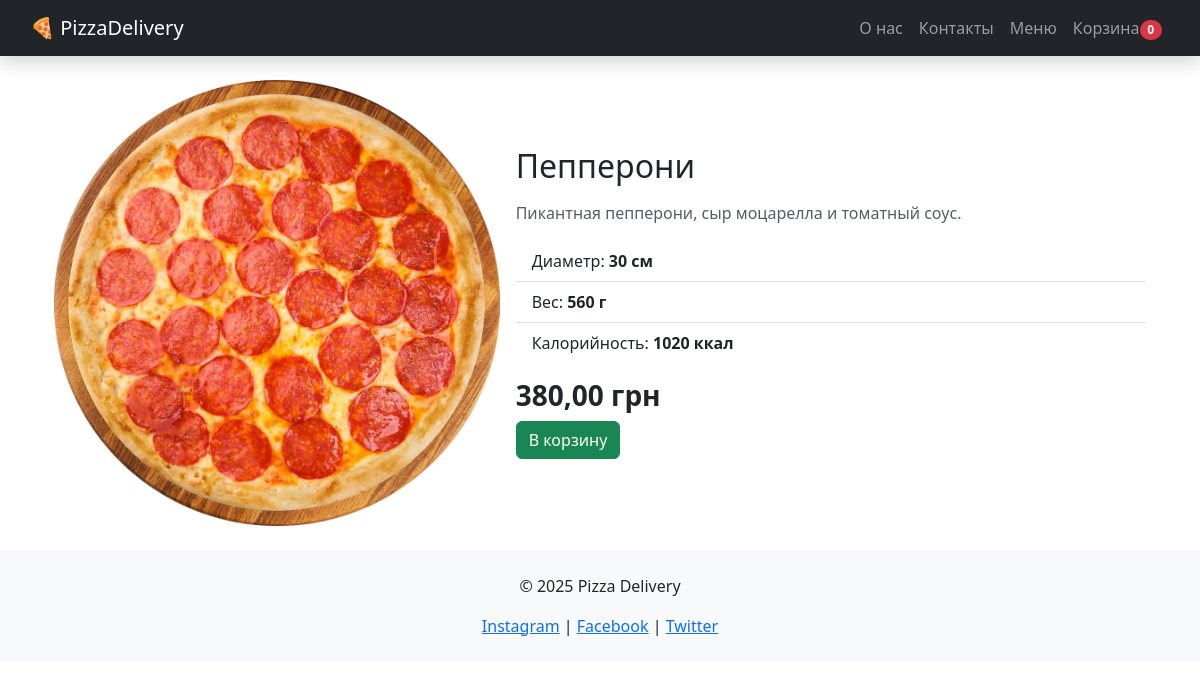
Screenshot of /menu/79/ with the database file from the repository.
### menu/models.py (models this page shows, shortened)
class Product(models.Model):
    category = models.ForeignKey(Category, on_delete=models.CASCADE, related_name="products")
    name = models.CharField(max_length=100)
    description = models.TextField()
    price = models.DecimalField(max_digits=6, decimal_places=2)
    image = models.ImageField(upload_to="products/", blank=True, null=True)
    weight = models.PositiveIntegerField(null=True, blank=True)
    diameter = models.PositiveIntegerField(null=True, blank=True)
    calories = models.PositiveIntegerField(null=True, blank=True)

### menu/views.py (the view)
# urls.py: path('menu/<int:pk>/', views.menu_detail, name="menu_detail"),
def menu_detail(request, pk):
    product = get_object_or_404(Product, pk=pk)
    return render(request, "menu/menu_detail.html", {"product": product})

### menu/templatetags/cart_tags.py (called while the page is built)
@register.filter
def dict_total_quantity(cart):
    if not cart:
        return 0
    return sum(item.get("quantity", 0) for item in cart.values())

### menu/templates/menu/menu_detail.html (shortened to what this page needs)
{% extends "menu/base.html" %}
{% block content %}
<div class="container mt-4">
    <div class="row g-3 align-items-center">
        <div class="col-md-5">
            {% if product.image %}
                <img src="{{ product.image.url }}" class="img-fluid rounded" alt="{{ product.name }}">
            {% else %}
                <img src="https://via.placeholder.com/450" class="img-fluid rounded" alt="Нет изображения">
            {% endif %}
        </div>
        <div class="col-md-7">
            <h2 class="mb-3">{{ product.name }}</h2>
            <p class="text-muted">{{ product.description }}</p>
            <ul class="list-group list-group-flush mb-3">
                {% if product.diameter %}
                <li class="list-group-item">Диаметр: <strong>{{ product.diameter }} см</strong></li>
                {% endif %}
                {% if product.weight %}
                <li class="list-group-item">Вес: <strong>{{ product.weight }} г</strong></li>
                {% endif %}
                {% if product.calories %}
                <li class="list-group-item">Калорийность: <strong>{{ product.calories }} ккал</strong></li>
                {% endif %}
            </ul>
            <h3 class="fw-bold">{{ product.price }} грн</h3>
            <form action="{% url 'cart_add' product.id %}"
                method="POST"
                data-hx-post="{% url 'cart_add' product.id %}"
                data-hx-target="#cart-count"
                data-hx-swap="outerHTML">
                <button type="submit" class="btn btn-success">В корзину</button>
            </form>
        </div>
    </div>
</div>
{% endblock %}

### menu/static/menu/css/style.css (style rules this page uses)
html { scroll-behavior: smooth; }

### rows the page displays
Product: image (picture), name "Пепперони", description "Пикантная пепперони, сыр моцарелла и томатный соус.", diameter "30", weight "560", calories "1020", price "380,00"

### other values shown
{{ request.session.cart|dict_total_quantity }} "0"
